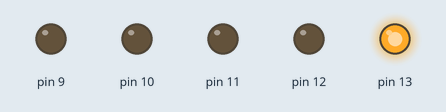
This sketch was run on a simulated Arduino Uno, built with avr-gcc and run on an emulated ATmega328P. Shown: output pins drawn as LEDs (lit = HIGH).

Above: at 0.1 s.
At 0.5 s:
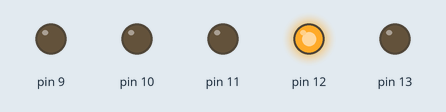
At 1.1 s:
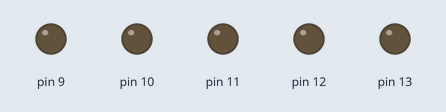
At 1.7 s:
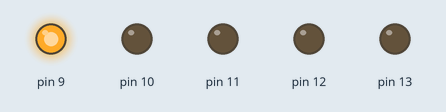
At 2.5 s:
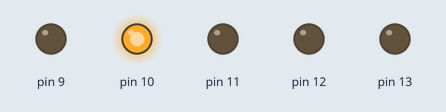
At 4.9 s:
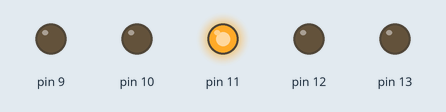
Timing chart, 0 to 5.2 s (numbered marks = the images above):
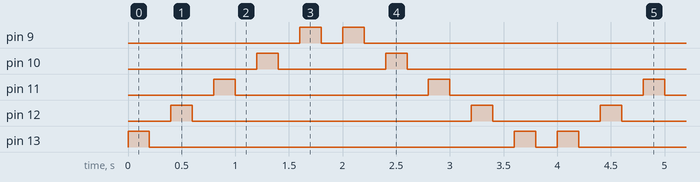

The sketch:

13_led5.ino
```cpp
void setup(){
  for(int i=9; i<=13; i++)
    pinMode(i, OUTPUT);
}

void loop(){
  for(int j=13; j>=9; j--)
  {
    digitalWrite(j, 1);
    delay(200);
    digitalWrite(j, 0);
    delay(200);
  }
  for(int k=9; k<=13; k++)
  {
    digitalWrite(k, 1);
    delay(200);
    digitalWrite(k, 0);
    delay(200);
  }
}
```

Measured:
- by itself, pin 9: repeats every 4.0 s: LOW 0.20 s, HIGH 0.20 s, LOW 3.4 s, HIGH 0.20 s
- by itself, pin 10: repeats every 4.0 s: LOW 1.0 s, HIGH 0.20 s, LOW 2.6 s, HIGH 0.20 s
- by itself, pin 11: alternates HIGH for 0.20 s and LOW for 1.8 s
- by itself, pin 12: repeats every 4.0 s: LOW 2.6 s, HIGH 0.20 s, LOW 1.0 s, HIGH 0.20 s
- by itself, pin 13: repeats every 4.0 s: LOW 3.4 s, HIGH 0.20 s, LOW 0.20 s, HIGH 0.20 s
